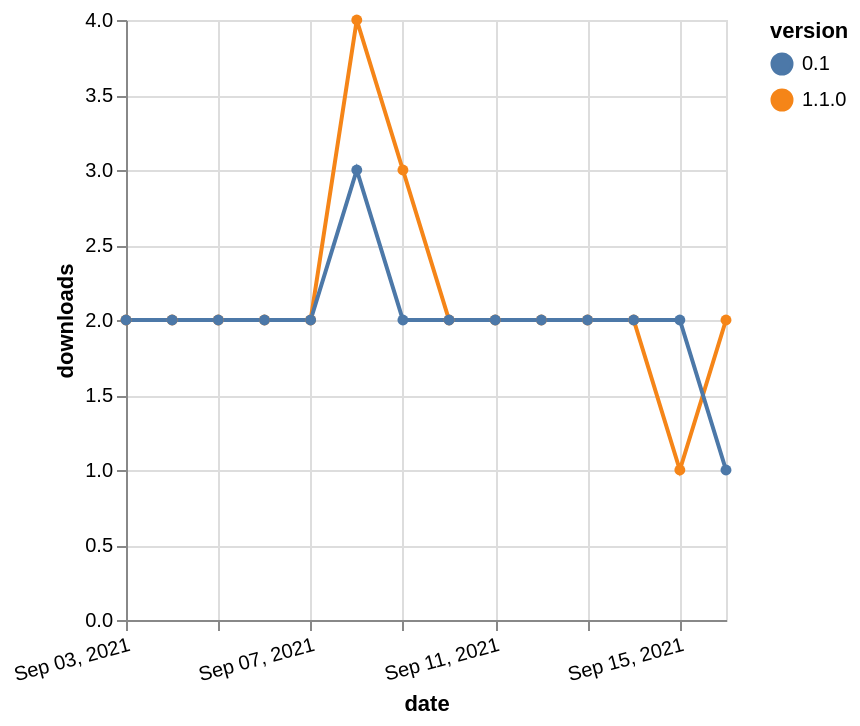

Here is the Vega-Lite specification saved for this chart:
### Vega-Lite specification from a JSON file in a GitHub repository (floating-point values rounded to 4 significant figures)
{"$schema": "https://vega.github.io/schema/vega-lite/v5.json", "description": "A simple bar chart with embedded data.", "data": {"values": [{"date": "2021-09-03", "total": 1802, "delta": 2, "version": "1.1.0"}, {"date": "2021-09-04", "total": 1804, "delta": 2, "version": "1.1.0"}, {"date": "2021-09-05", "total": 1806, "delta": 2, "version": "1.1.0"}, {"date": "2021-09-06", "total": 1808, "delta": 2, "version": "1.1.0"}, {"date": "2021-09-07", "total": 1810, "delta": 2, "version": "1.1.0"}, {"date": "2021-09-08", "total": 1814, "delta": 4, "version": "1.1.0"}, {"date": "2021-09-09", "total": 1817, "delta": 3, "version": "1.1.0"}, {"date": "2021-09-10", "total": 1819, "delta": 2, "version": "1.1.0"}, {"date": "2021-09-11", "total": 1821, "delta": 2, "version": "1.1.0"}, {"date": "2021-09-12", "total": 1823, "delta": 2, "version": "1.1.0"}, {"date": "2021-09-13", "total": 1825, "delta": 2, "version": "1.1.0"}, {"date": "2021-09-14", "total": 1827, "delta": 2, "version": "1.1.0"}, {"date": "2021-09-15", "total": 1828, "delta": 1, "version": "1.1.0"}, {"date": "2021-09-16", "total": 1830, "delta": 2, "version": "1.1.0"}, {"date": "2021-09-03", "total": 1788, "delta": 2, "version": "0.1"}, {"date": "2021-09-04", "total": 1790, "delta": 2, "version": "0.1"}, {"date": "2021-09-05", "total": 1792, "delta": 2, "version": "0.1"}, {"date": "2021-09-06", "total": 1794, "delta": 2, "version": "0.1"}, {"date": "2021-09-07", "total": 1796, "delta": 2, "version": "0.1"}, {"date": "2021-09-08", "total": 1799, "delta": 3, "version": "0.1"}, {"date": "2021-09-09", "total": 1801, "delta": 2, "version": "0.1"}, {"date": "2021-09-10", "total": 1803, "delta": 2, "version": "0.1"}, {"date": "2021-09-11", "total": 1805, "delta": 2, "version": "0.1"}, {"date": "2021-09-12", "total": 1807, "delta": 2, "version": "0.1"}, {"date": "2021-09-13", "total": 1809, "delta": 2, "version": "0.1"}, {"date": "2021-09-14", "total": 1811, "delta": 2, "version": "0.1"}, {"date": "2021-09-15", "total": 1813, "delta": 2, "version": "0.1"}, {"date": "2021-09-16", "total": 1814, "delta": 1, "version": "0.1"}]}, "width": "container", "mark": {"type": "line", "point": {"filled": true}}, "encoding": {"x": {"field": "date", "type": "temporal", "timeUnit": "yearmonthdate", "title": "date", "axis": {"labelAngle": -15}}, "y": {"field": "delta", "type": "quantitative", "title": "downloads"}, "color": {"field": "version", "type": "nominal"}, "tooltip": {"field": "delta"}}}
